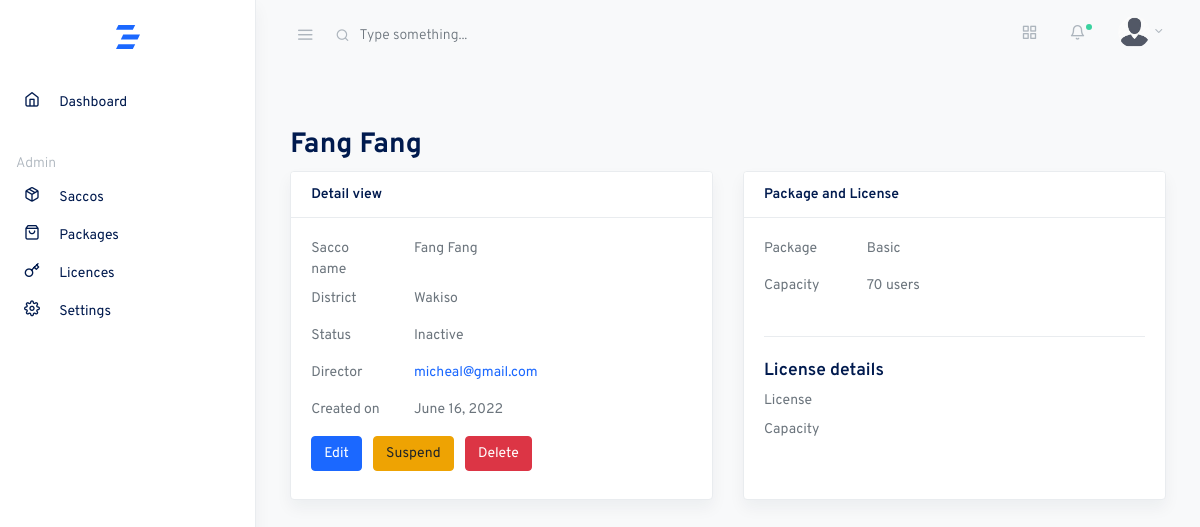
The page /saccos/2/detail on the database as committed earlier.
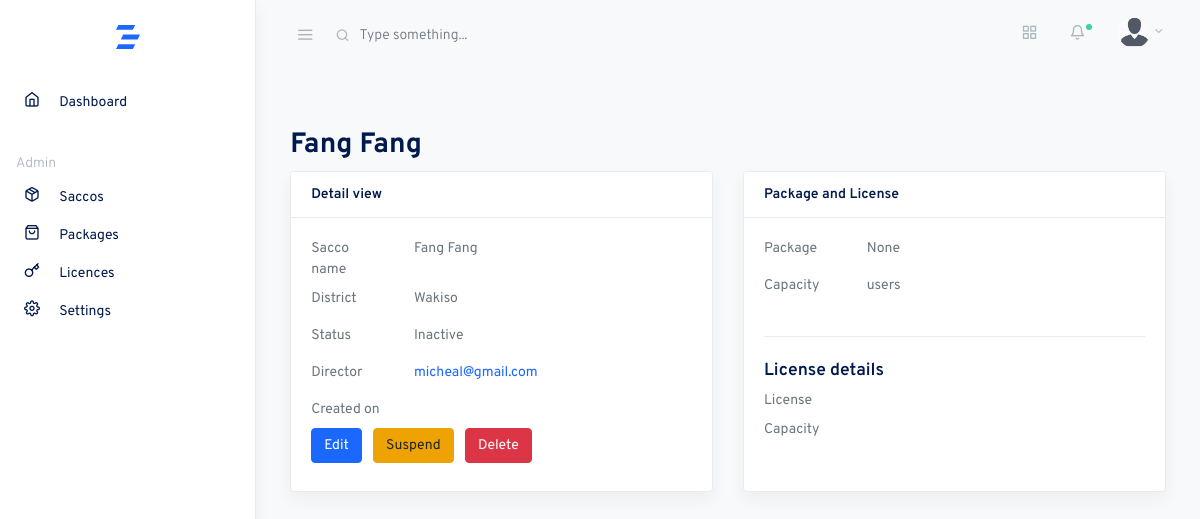
The same page on the database as committed later.
### core/models.py (models this page shows, shortened)
class CustomModel(models.Model):
    created_on = models.DateTimeField(auto_now_add=True)
    updated_on = models.DateTimeField(auto_now=True, null=True)
    class Meta:
        abstract = True
        ordering = ['created_on']

class Sacco(CustomModel):
    name = models.CharField(max_length=80, unique=True)
    package = models.ForeignKey(Package, null=True, on_delete=models.SET_NULL, related_name='bussiness_package')  # TODO Set package to default rather than null
    district = models.CharField(max_length=60, null=True, blank=True,)
    location = models.CharField(max_length=60, null=True, blank=True,)
    email = models.EmailField(null=True, blank=True, unique=True)
    telephone = models.CharField(max_length=60, blank=True, null=True, unique=True)
    director = models.ForeignKey(User, null=True, on_delete=models.SET_NULL, related_name='bussiness_director', blank=True,)
    status = models.CharField(max_length=10, default='inactive')
    created_by = models.ForeignKey(User, on_delete=models.CASCADE, related_name='bussiness_creator')
    updated_by = models.ForeignKey(User, on_delete=models.CASCADE, related_name='bussiness_updater', null=True, blank=True)
    objects = models.Manager()
    filtered_objects = SaccoManager()
    class Meta:
        ordering = ['-created_on']
    def __str__(self):
        return self.name

class Package(CustomModel):
    name = models.CharField(max_length=60, unique=True)
    capacity = models.PositiveIntegerField()
    price = models.CharField(max_length=9, choices=PRICES, default='120000')
    status = models.CharField(max_length=10, default='active')
    def __str__(self):
        return self.name

### accounts/models.py (models this page shows, shortened)
class User(AbstractBaseUser, PermissionsMixin):
    USERNAME_FIELD = 'email'
    REQUIRED_FIELDS = []
    first_name = models.CharField(max_length=20, blank=True, null=True)
    last_name = models.CharField(max_length=20, blank=True, null=True)
    username = models.CharField(max_length=20, blank=True, null=True)
    email = models.EmailField(unique=True)
    telephone = models.CharField(max_length=15, blank=True, null=True, unique=True)
    id_type = models.CharField(max_length=20, blank=True, choices=ID_TYPE, default='national')
    id_number = models.CharField(max_length=30, blank=True, null=True, validators=[MinLengthValidator(9), MaxLengthValidator(14)])
    photo = models.ImageField(upload_to='profile/', blank=True, null=True, validators=[image_validator])
    date_joined = models.DateTimeField(auto_now_add=True)
    updated_at = models.DateTimeField(auto_now=True)
    is_active = models.BooleanField(default=True)
    is_staff = models.BooleanField(default=False)
    is_member = models.BooleanField(default=False)
    is_previously_logged_in = models.BooleanField(default=False)
    gender = models.CharField(max_length=20, choices=MARITAL_STATUS, default='single')
    village = models.CharField(max_length=60, blank=True, null=True)
    date_of_birth = models.DateField(auto_now_add=False, auto_created=False, blank=True, null=True, validators=[dob_validation])
    gender = models.CharField(max_length=20, blank=True, choices=GENDER, default='single')
    next_of_kin_name = models.CharField(max_length=50, blank=True, null=True)
    next_of_kin_contact = models.CharField(max_length=50, blank=True, null=True)
    occupation = models.CharField(max_length=60, blank=True, null=True)
    employer_type = models.CharField(max_length=60, blank=True, choices=EMPLOYER_TYPE, default='organization')
    organization = models.CharField(max_length=80, blank=True, null=True)
    objects = UserManager()
    class Meta:
        ordering = ['-date_joined', '-updated_at']
    def __str__(self):
        return self.email
    def get_absolute_url(self):
        return reverse('user', kwargs={'pk': self.pk})

### core/views.py (the view)
# urls.py: path('saccos/<str:pk>/detail', SaccoDetailView.as_view() , name='sacco_detail'),
class SaccoDetailView(DetailView):
    model = Sacco
    template_name = "saccos/detail.html"
    context_object_name = 'sacco'

### templates/saccos/detail.html (shortened to what this page needs)
{% extends 'base.html' %}
{% load crispy_forms_tags %}
{% load humanize %}
{% block content %}
<div class="container-fluid">
    <div class="row justify-content-center">
      <div class="col-12">
        <h2 class="page-title">{{sacco|title}}</h2>
        <div class="card-deck">
          <div class="card shadow mb-4">
            <div class="card-header">
              <strong class="card-title">Detail view</strong>
            </div>
            <div class="card-body">
                    <div class="row">
                      <label  class="col-sm-3">Sacco name</label>
                      <div class="col-sm-9">
                        <p>{{sacco.name|title}}</p>
                      </div>
                    </div>
                      <div class="row">
                        <label  class="col-sm-3">District</label>
                        <div class="col-sm-9">
                          <p>{{sacco.district|title}}</p>
                        </div>
                      </div>
                      <div class="row">
                        <label  class="col-sm-3">Status</label>
                        <div class="col-sm-9">
                          <p>{{sacco.status|title}}</p>
                        </div>
                      </div>
                      <div class="row">
                        <label  class="col-sm-3">Director</label>
                        <div class="col-sm-9">
                          <p><a href="{{ sacco.director.get_absolute_url }}">{{sacco.director}}</a></p>
                        </div>
                      </div>
                      <div class="row">
                        <label  class="col-sm-3">Created on</label>
                        <div class="col-sm-9">
                          <p>{{sacco.package.created_on|date}}</p>
                        </div>
                      </div>
                    <div class="form-group mb-2">
                      <a href="{% url 'sacco_update' sacco.id %}" class="btn btn-primary">Edit</a>
                      {% if sacco.status == 'active' %}
                        <a href="{% url 'sacco_activation' sacco.id %}" class="btn btn-success mx-2">Activate</a>
                    {% else %}
                         <a href="{% url 'sacco_activation' sacco.id %}" class="btn btn-warning mx-2">Suspend</a>
                      {% endif %}
                      <a href="{% url 'sacco_delete' sacco.id %}" class="btn btn-danger">Delete</a>
                    </div>
            </div>
          </div>
          <div class="card shadow mb-4">
            <div class="card-header">
              <strong class="card-title">Package and License</strong>
            </div>
            <div class="card-body">
                <div class="row">
                    <label  class="col-sm-3">Package</label>
                    <div class="col-sm-9">
                      <p>{{sacco.package|title}}</p>
                    </div>
                  </div>
                  <div class="row">
                    <label  class="col-sm-3">Capacity</label>
                    <div class="col-sm-9">
                      <p>{{sacco.package.capacity|intcomma}} users</p>
                    </div>
                  </div>
                  <hr class="my-4">
                  <h5>License details</h5>
                  <div class="row">
                    <label  class="col-sm-3">License</label>
                    <div class="col-sm-9">
                    </div>
                  </div>
                  <div class="row">
                    <label  class="col-sm-3">Capacity</label>
                    <div class="col-sm-9">
                    </div>
                  </div>
            </div>
          </div>
        </div>
      </div>
    </div>
  </div>
{% endblock content %}

Rows that differ between the two databases and show on the page:
changed Sacco "Fang Fang": package "Basic" → "None"; package.created_on "June 16, 2022" → (not shown); package.capacity "70" → (not shown)
